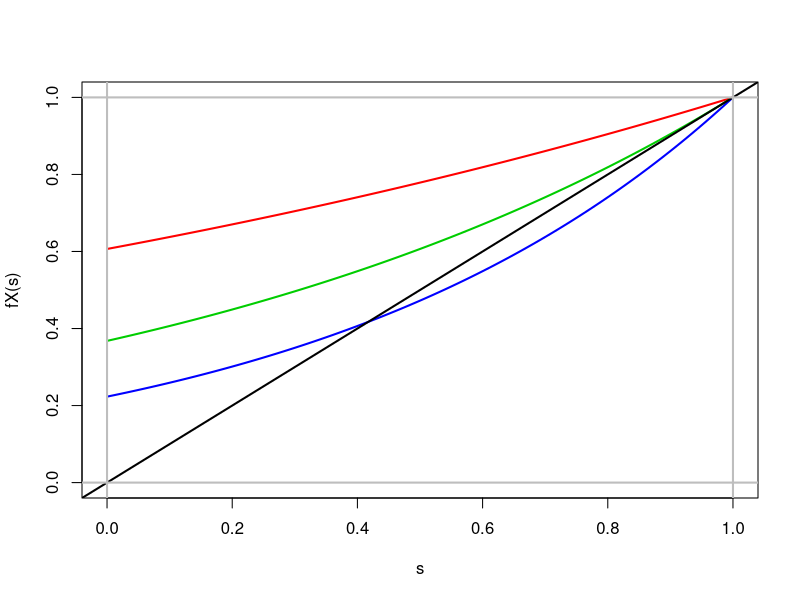
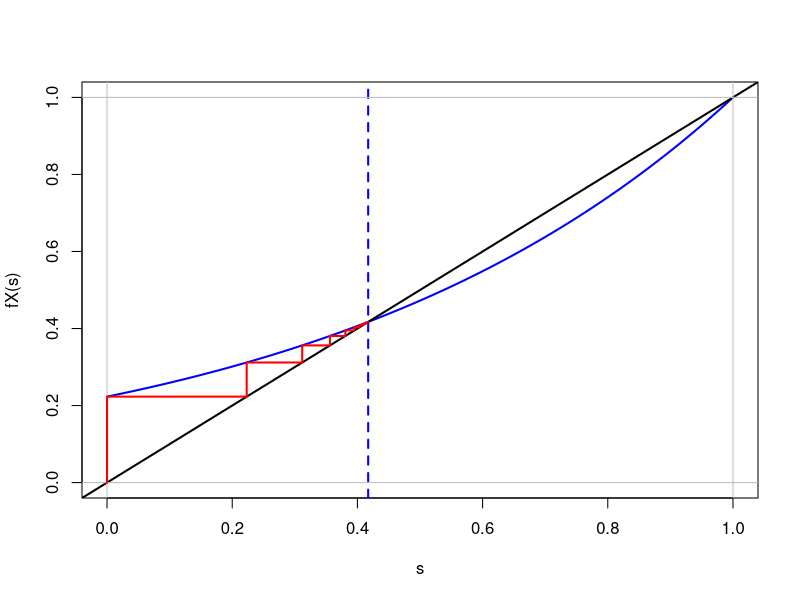

These charts were generated, in order, by the following R code:
# Exemple Galton-Watson

figDir <- '../Figures/'
dataName <- 'GaltonWatson'
exportFig <- TRUE
palette('R3')

# Fonction
fX <- function(s){exp(lambda*(s-1))}
# Pgf
lambdaList <- c(.5, 1, 1.5)
if(exportFig){png(paste0(figDir, dataName, '-pgf.png'))}
lambda <- lambdaList[1]
curve(fX, ylim=c(0, 1), col=2, lwd=2, xlab='s', ylab='fX(s)')
for(i in 2:length(lambdaList)){
   lambda <- lambdaList[i]
   curve(fX, ylim=c(0, 1), col=1+i, lwd=2, xlab='s', ylab='fX(s)', add=TRUE)
}
abline(0, 1, col=1, lwd=2)
abline(h=c(0, 1), v=c(0, 1), col=8, lwd=2)
if(exportFig){dev.off()}

# Point fixe
lambda <- 1.5
sGrid <- seq(0, .99, length.out=1e3)
fGrid <- fX(sGrid)
sStar <- sGrid[min(which(abs(fGrid-sGrid) < 1e-3))]

# Iteration de la fonction génératrice
Z0 <- 1; nMax <- 100
q0 <- .00
qVec <- rep(0, 1+nMax); qVec[1] <- q0
if(exportFig){png(paste0(figDir, dataName, '-fixPoint-q0', round(100*q0), '.png'))}
for(n in 1:nMax){qVec[n+1] <- fX(qVec[n])}
curve(fX, ylim=c(0, 1), col=4, lwd=2, xlab='s', ylab='fX(s)')
abline(0, 1, col=1, lwd=2)
abline(v=qVec[nMax], col=4, lty=2, lwd=2)
abline(h=c(0, 1), v=c(0, 1), col=8)
lines(c(q0, qVec[-(nMax+1)]), c(0, qVec[-1]), type='s', col=2, lwd=2)
if(exportFig){dev.off()}

# # Cas géométrique
# fX <- function(s){(1-a)/(1-a*s)}
# a <- 2/3
# curve(fX, ylim=c(0, 1), col=2, lwd=2, xlab='s', ylab='fX(s)')
# abline(0, 1, col=1, lwd=2)
# abline(v = (1-a)/a, lwd=2, col=4)
